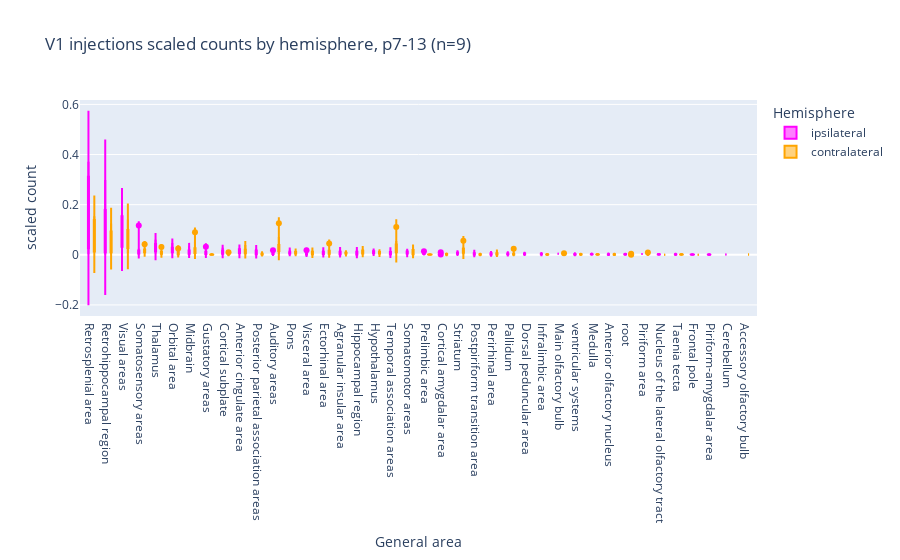

Here is the notebook cell this chart was saved with:
### Code cell
plot_scaled_single(
    df_grouped,
    "V1 injections scaled counts by hemisphere, p7-13 (n=9)",
    area_order_scaled,
    "p7-13",
)

### Figure 1 — Plotly figure (JSON) as saved in the notebook; plotly's stock layout.template omitted (floating-point values rounded to 4 significant figures; data arrays with more than 128 entries replaced by an {"elided": "..."} marker saying what was removed)
{"data": [{"alignmentgroup": "True", "box": {"visible": true}, "hovertemplate": "Hemisphere=ipsilateral<br>General area=%{x}<br>scaled count=%{y}<extra></extra>", "legendgroup": "ipsilateral", "marker": {"color": "magenta"}, "meanline": {"visible": true}, "name": "ipsilateral", "offsetgroup": "ipsilateral", "orientation": "v", "scalegroup": "True", "showlegend": true, "type": "violin", "x": {"elided": "242 str values"}, "x0": " ", "xaxis": "x", "y": {"elided": "242 float values"}, "y0": " ", "yaxis": "y"}, {"alignmentgroup": "True", "box": {"visible": true}, "hovertemplate": "Hemisphere=contralateral<br>General area=%{x}<br>scaled count=%{y}<extra></extra>", "legendgroup": "contralateral", "marker": {"color": "orange"}, "meanline": {"visible": true}, "name": "contralateral", "offsetgroup": "contralateral", "orientation": "v", "scalegroup": "True", "showlegend": true, "type": "violin", "x": {"elided": "245 str values"}, "x0": " ", "xaxis": "x", "y": {"elided": "245 float values"}, "y0": " ", "yaxis": "y"}], "layout": {"legend": {"title": {"text": "Hemisphere"}, "tracegroupgap": 0}, "title": {"text": "V1 injections scaled counts by hemisphere, p7-13 (n=9)"}, "violinmode": "group", "xaxis": {"anchor": "y", "categoryarray": ["Retrosplenial area", "Retrohippocampal region", "Visual areas", "Somatosensory areas", "Thalamus", "Orbital area", "Midbrain", "Gustatory areas", "Cortical subplate", "Anterior cingulate area", "Posterior parietal association areas", "Auditory areas", "Pons", "Visceral area", "Ectorhinal area", "Agranular insular area", "Hippocampal region", "Hypothalamus", "Temporal association areas", "Somatomotor areas", "Prelimbic area", "Cortical amygdalar area", "Striatum", "Postpiriform transition area", "Perirhinal area", "Pallidum", "Dorsal peduncular area", "Infralimbic area", "Main olfactory bulb", "ventricular systems", "Medulla", "Anterior olfactory nucleus", "root", "Piriform area", "Nucleus of the lateral olfactory tract", "Taenia tecta", "Frontal pole", "Piriform-amygdalar area", "Cerebellum", "Accessory olfactory bulb"], "categoryorder": "array", "domain": [0, 1], "title": {"text": "General area"}}, "yaxis": {"anchor": "x", "domain": [0, 1], "title": {"text": "scaled count"}}}}
